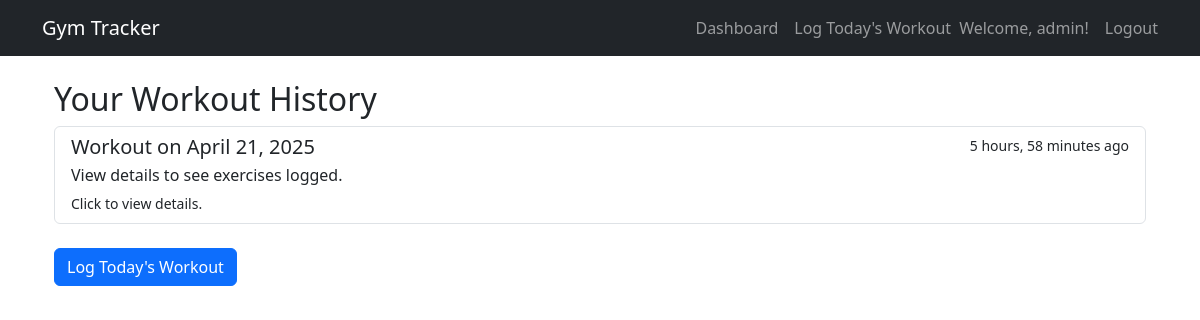
The app's page /workouts/ (signed in), older data.
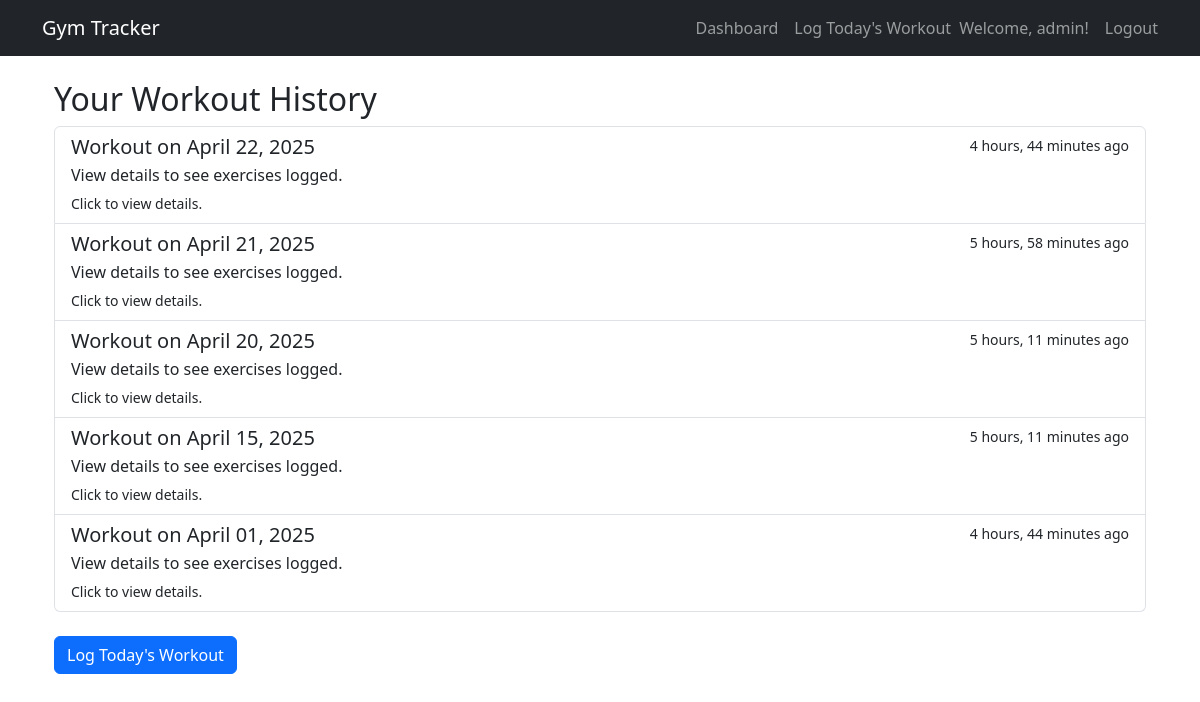
The same page, newer data.
### workouts/models.py (models this page shows, shortened)
class WorkoutSession(models.Model):
    user = models.ForeignKey(User, on_delete=models.CASCADE)
    date = models.DateField(default=timezone.now)
    created_at = models.DateTimeField(auto_now_add=True)
    notes = models.TextField(blank=True, null=True)
    class Meta:
        unique_together = ('user', 'date')
        ordering = ['-date']

### workouts/views.py (the view)
# urls.py: path('', views.dashboard_view, name='dashboard'),
@login_required
def dashboard_view(request):
    user_sessions = WorkoutSession.objects.filter(user=request.user)
    context = {
        'workout_sessions': user_sessions,
    }
    return render(request, 'workouts/dashboard.html', context)

### workouts/templates/workouts/dashboard.html (shortened to what this page needs)
{% extends 'workouts/base.html' %}
{% block content %}
<div class="container mt-4">
    <h2>Your Workout History</h2>
    {% if workout_sessions %}
        <div class="list-group">
            {% for session in workout_sessions %}
                <a href="{% url 'workouts:workout_detail' session_id=session.id %}" class="list-group-item list-group-item-action">
                    <div class="d-flex w-100 justify-content-between">
                        <h5 class="mb-1">Workout on {{ session.date|date:"F d, Y" }}</h5>
                        <small>{{ session.created_at|timesince }} ago</small>
                    </div>
                    <p class="mb-1">
                        {% if session.notes %}
                            {{ session.notes|truncatewords:15 }}
                        {% else %}
                            View details to see exercises logged.
                        {% endif %}
                    </p>
                    <small>Click to view details.</small>
                </a>
            {% endfor %}
        </div>
    {% else %}
        <div class="alert alert-info" role="alert">
            You haven't saved any workout sessions yet. Go <a href="{% url 'workouts:log_workout_today' %}" class="alert-link">log one</a>!
        </div>
    {% endif %}
    <div class="mt-4">
        <a href="{% url 'workouts:log_workout_today' %}" class="btn btn-primary">Log Today's Workout</a>
    </div>
</div>
{% endblock %}

Row changes from the older to the newer data that the page shows:
added WorkoutSession: date "April 22, 2025", created_at "4 hours, 44 minutes", notes "View details to see exercises logged."
added WorkoutSession: date "April 20, 2025", created_at "5 hours, 11 minutes", notes "View details to see exercises logged."
added WorkoutSession: date "April 15, 2025", created_at "5 hours, 11 minutes", notes "View details to see exercises logged."
added WorkoutSession: date "April 01, 2025", created_at "4 hours, 44 minutes", notes "View details to see exercises logged."
